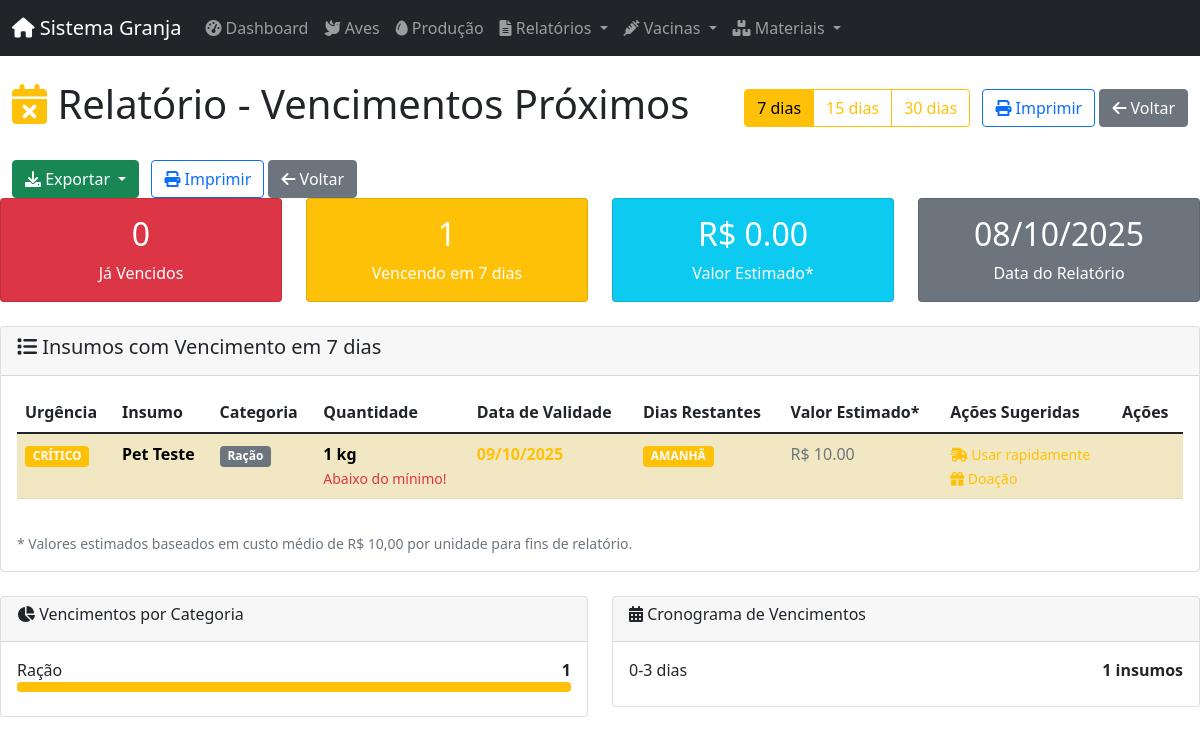
/insumos/relatorios/vencimentos?dias=7, run on the app's committed database.
### app/models/database.py (models this page shows)
class BaseModel(Model):
    class Meta:
        database = db

class InsumoNovo(BaseModel):
    id_insumo = AutoField()
    nome = CharField(max_length=100)
    categoria = CharField(max_length=50, choices=[(c.value, c.value) for c in CategoriaInsumo])
    unidade = CharField(max_length=10, choices=[(u.value, u.value) for u in UnidadeMedida])
    quantidade_atual = DecimalField(max_digits=10, decimal_places=2, default=0)
    quantidade_minima = DecimalField(max_digits=10, decimal_places=2, default=0)
    data_validade = DateField(null=True)
    observacoes = TextField(null=True)
    ativo = BooleanField(default=True)
    data_criacao = DateTimeField(default=datetime.datetime.now)
    usuario_criacao = ForeignKeyField(Usuarios, backref='insumos_criados', null=True)
    class Meta:
        table_name = 'insumos_novo'

### app/routes/insumo_routes.py (the view)
@insumo_web.route('/relatorios/vencimentos', methods=['GET'])
def relatorio_vencimentos():
    dias = request.args.get('dias', 30, type=int)
    insumos = InsumoController.listar_todos(vencimento_dias=dias, ativo=True)
    return render_template('insumo/relatorio_vencimentos.html',
                         insumos=insumos,
                         dias=dias,
                         today=date.today())

### app/controllers/insumo_controller.py (called while the page is built)
    @staticmethod
    def listar_todos(categoria: str = None, abaixo_minimo: bool = False,
                    vencimento_dias: int = None, ativo: bool = True) -> List[InsumoNovo]:
        query = InsumoNovo.select().where(InsumoNovo.ativo == ativo)
        if categoria:
            query = query.where(InsumoNovo.categoria == categoria)
        if abaixo_minimo:
            query = query.where(InsumoNovo.quantidade_atual < InsumoNovo.quantidade_minima)
        if vencimento_dias:
            data_limite = date.today() + timedelta(days=vencimento_dias)
            query = query.where(
                (InsumoNovo.data_validade.is_null(False)) &
                (InsumoNovo.data_validade <= data_limite)
            )
        return list(query.order_by(InsumoNovo.nome))

### app/templates/insumo/relatorio_vencimentos.html (shortened to what this page needs)
{% extends "layouts/admin.html" %}
{% block content %}
<div class="container-fluid">
    <div class="d-flex justify-content-between align-items-center mb-4">
        <h1><i class="fas fa-calendar-times text-warning"></i> Relatório - Vencimentos Próximos</h1>
        <div>
            <div class="btn-group me-2">
                <a href="{{ url_for('insumo_web.relatorio_vencimentos') }}?dias=7"
                   class="btn {% if dias == 7 %}btn-warning{% else %}btn-outline-warning{% endif %}">
                    7 dias
                </a>
                <a href="{{ url_for('insumo_web.relatorio_vencimentos') }}?dias=15"
                   class="btn {% if dias == 15 %}btn-warning{% else %}btn-outline-warning{% endif %}">
                    15 dias
                </a>
                <a href="{{ url_for('insumo_web.relatorio_vencimentos') }}?dias=30"
                   class="btn {% if dias == 30 %}btn-warning{% else %}btn-outline-warning{% endif %}">
                    30 dias
                </a>
            </div>
            <button onclick="window.print()" class="btn btn-outline-primary">
                <i class="fas fa-print"></i> Imprimir
            </button>
            <a href="{{ url_for('insumo_web.relatorios') }}" class="btn btn-secondary">
                <i class="fas fa-arrow-left"></i> Voltar
            </a>
        </div>
    </div>
        <div class="dropdown d-inline-block me-2">
            <button class="btn btn-success dropdown-toggle" type="button" data-bs-toggle="dropdown">
                <i class="fas fa-download"></i> Exportar
            </button>
        </div>
        <button onclick="window.print()" class="btn btn-outline-primary">
            <i class="fas fa-print"></i> Imprimir
        </button>
        <a href="{{ url_for('insumo_web.relatorios') }}" class="btn btn-secondary">
            <i class="fas fa-arrow-left"></i> Voltar
        </a>
    </div>
    <div class="row mb-4">
        <div class="col-md-3">
            <div class="card bg-danger text-white">
                <div class="card-body text-center">
                    <h2>{{ insumos|selectattr('data_validade', 'lt', today)|list|length }}</h2>
                    <p class="mb-0">Já Vencidos</p>
                </div>
            </div>
        </div>
        <div class="col-md-3">
            <div class="card bg-warning text-white">
                <div class="card-body text-center">
                    <h2>{{ insumos|length }}</h2>
                    <p class="mb-0">Vencendo em {{ dias }} dias</p>
                </div>
            </div>
        </div>
        <div class="col-md-3">
            <div class="card bg-info text-white">
                <div class="card-body text-center">
                    {% set valor_total = 0 %}
                    {% for insumo in insumos %}
                        {% set valor_total = valor_total + (insumo.quantidade_atual * 10) %}
                    {% endfor %}
                    <h2>R$ {{ "%.2f"|format(valor_total) }}</h2>
                    <p class="mb-0">Valor Estimado*</p>
                </div>
            </div>
        </div>
        <div class="col-md-3">
            <div class="card bg-secondary text-white">
                <div class="card-body text-center">
                    <h2>{{ today.strftime("%d/%m/%Y") }}</h2>
                    <p class="mb-0">Data do Relatório</p>
                </div>
            </div>
        </div>
    </div>
    <div class="card">
        <div class="card-header">
            <h5><i class="fas fa-list"></i> Insumos com Vencimento em {{ dias }} dias</h5>
        </div>
        <div class="card-body">
            {% if insumos %}
                <div class="table-responsive">
                    <table class="table table-striped table-hover">
                        <thead>
                            <tr>
                                <th>Urgência</th>
                                <th>Insumo</th>
                                <th>Categoria</th>
                                <th>Quantidade</th>
                                <th>Data de Validade</th>
                                <th>Dias Restantes</th>
                                <th>Valor Estimado*</th>
                                <th>Ações Sugeridas</th>
                                <th>Ações</th>
                            </tr>
                        </thead>
                        <tbody>
                            {% for insumo in insumos|sort(attribute='data_validade') %}
                                {% set dias_restantes = (insumo.data_validade - today).days %}
                                {% set valor_estimado = insumo.quantidade_atual * 10 %}
                                <tr class="{% if dias_restantes <= 0 %}table-danger{% elif dias_restantes <= 3 %}table-warning{% endif %}">
                                    <td>
                                        {% if dias_restantes <= 0 %}
                                            <span class="badge bg-danger">VENCIDO</span>
                                        {% elif dias_restantes <= 3 %}
                                            <span class="badge bg-warning">CRÍTICO</span>
                                        {% elif dias_restantes <= 7 %}
                                            <span class="badge bg-info">ATENÇÃO</span>
                                        {% else %}
                                            <span class="badge bg-secondary">NORMAL</span>
                                        {% endif %}
                                    </td>
                                    <td>
                                        <strong>{{ insumo.nome }}</strong>
                                    </td>
                                    <td>
                                        <span class="badge bg-secondary">{{ insumo.categoria }}</span>
                                    </td>
                                    <td>
                                        <strong>{{ insumo.quantidade_atual }} {{ insumo.unidade }}</strong>
                                        {% if insumo.quantidade_atual < insumo.quantidade_minima %}
                                            <br><small class="text-danger">Abaixo do mínimo!</small>
                                        {% endif %}
                                    </td>
                                    <td>
                                        <strong class="{% if dias_restantes <= 0 %}text-danger{% elif dias_restantes <= 7 %}text-warning{% endif %}">
                                            {{ insumo.data_validade.strftime("%d/%m/%Y") }}
                                        </strong>
                                    </td>
                                    <td>
                                        {% if dias_restantes <= 0 %}
                                            <span class="badge bg-danger">{{ dias_restantes * -1 }} dias atrás</span>
                                        {% elif dias_restantes == 0 %}
                                            <span class="badge bg-warning">HOJE</span>
                                        {% elif dias_restantes == 1 %}
                                            <span class="badge bg-warning">AMANHÃ</span>
                                        {% else %}
                                            <span class="badge bg-info">{{ dias_restantes }} dias</span>
                                        {% endif %}
                                    </td>
                                    <td>
                                        <span class="text-muted">R$ {{ "%.2f"|format(valor_estimado) }}</span>
                                    </td>
                                    <td>
                                        {% if dias_restantes <= 0 %}
                                            <small class="text-danger">
                                                <i class="fas fa-trash"></i> Descartar<br>
                                                <i class="fas fa-clipboard-check"></i> Verificar qualidade
                                            </small>
                                        {% elif dias_restantes <= 3 %}
                                            <small class="text-warning">
                                                <i class="fas fa-shipping-fast"></i> Usar rapidamente<br>
                                                <i class="fas fa-gift"></i> Doação
                                            </small>
                                        {% elif dias_restantes <= 7 %}
                                            <small class="text-info">
                                                <i class="fas fa-calendar-check"></i> Priorizar uso<br>
                                                <i class="fas fa-percentage"></i> Promoção
                                            </small>
                                        {% else %}
                                            <small class="text-success">
                                                <i class="fas fa-eye"></i> Monitorar
                                            </small>
                                        {% endif %}
                                    </td>
                                    <td>
                                    </td>
                                </tr>
                            {% endfor %}
                        </tbody>
                    </table>
                </div>
                <div class="mt-3">
                    <small class="text-muted">
                        * Valores estimados baseados em custo médio de R$ 10,00 por unidade para fins de relatório.
                    </small>
                </div>
            {% endif %}
        </div>
    </div>
    {% if insumos %}
    <div class="row mt-4">
        <div class="col-md-6">
            <div class="card">
                <div class="card-header">
                    <h6><i class="fas fa-chart-pie"></i> Vencimentos por Categoria</h6>
                </div>
                <div class="card-body">
                    {% set categorias_vencimento = {} %}
                    {% for categoria, count in categorias_vencimento.items() %}
                        <div class="mb-2">
                            <div class="d-flex justify-content-between">
                                <span>{{ categoria }}</span>
                                <span><strong>{{ count }}</strong></span>
                            </div>
                            <div class="progress" style="height: 10px;">
                                {% set percentual_categoria = ((count / insumos|length * 100)|round|int) %}
                                <div class="progress-bar bg-warning"
                                    data-width="{{ percentual_categoria }}"></div>
                            </div>
                        </div>
                    {% endfor %}
                </div>
            </div>
        </div>
        <div class="col-md-6">
            <div class="card">
                <div class="card-header">
                    <h6><i class="fas fa-calendar-alt"></i> Cronograma de Vencimentos</h6>
                </div>
                <div class="card-body">
                    {% set cronograma = {} %}
                    {% for insumo in insumos %}
                        {% set dias_restantes = (insumo.data_validade - today).days %}
                        {% set periodo = 'Vencidos' if dias_restantes <= 0 else ('0-3 dias' if dias_restantes <= 3 else ('4-7 dias' if dias_restantes <= 7 else ('8-15 dias' if dias_restantes <= 15 else '16-30 dias'))) %}
                    {% endfor %}
                    {% for periodo, count in cronograma.items() %}
                        <div class="mb-2">
                            <div class="d-flex justify-content-between">
                                <span>{{ periodo }}</span>
                                <span><strong>{{ count }} insumos</strong></span>
                            </div>
                        </div>
                    {% endfor %}
                </div>
            </div>
        </div>
    </div>
    {% endif %}
{% endblock %}

### data on the page
InsumoNovo: nome "Pet Teste", categoria "Ração", quantidade_atual "1", unidade "kg", quantidade_minima "Abaixo do mínimo!", data_validade "09/10/2025", valor_estimado "10.00", count "1", {{ percentual_categoria }} 100 (drawn)

### other printed values
{{ insumos|selectattr('data_validade', 'lt', today)|list|length }} "0"
{{ insumos|length }} "1"
{{ dias }} "7"
{{ "%.2f"|format(valor_total) }} "0.00"
{{ periodo }} "0-3 dias"
{{ count }} "1"
